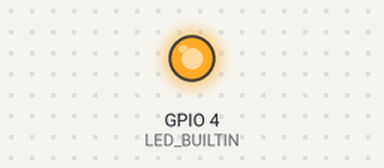
Recording of a sketch running on a simulated ESP32. Shown: output pins drawn as LEDs (lit = HIGH).

Above: at 0.1 s.
At 1.1 s:
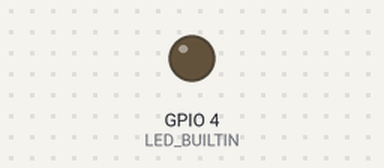
Timing chart, 0 to 2.6 s (numbered marks = the images above):
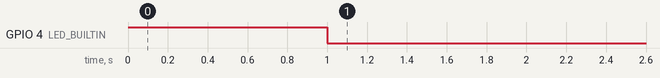

The sketch:

esp32_cam_ledon.ino
```cpp
// Simple program to turn on the built-in LED

const int LED_BUILTIN = 4;

void setup() {
  // Initialize the built-in LED pin as an output
  pinMode(LED_BUILTIN, OUTPUT);

  // Turn the LED on
  digitalWrite(LED_BUILTIN, HIGH);
  delay(1000);
  digitalWrite(LED_BUILTIN, LOW);

}

void loop() {
  // Nothing to do here — LED stays on
}
```
